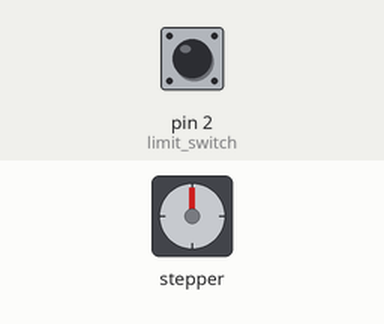
This sketch was run on a simulated Arduino Uno, built with avr-gcc and run on an emulated ATmega328P. On the bench: stepper motor. The inputs (shaded band) are chosen by the test bench; at power-on: pin 2 (limit_switch) HIGH. Stepper angles assume 200 steps per turn; what the sketch prints to the serial monitor is not drawn.

Above: at 1.2 s.
1.3 s: pin 2 (limit_switch) pulled LOW for 0.15 s
At 2.9 s:
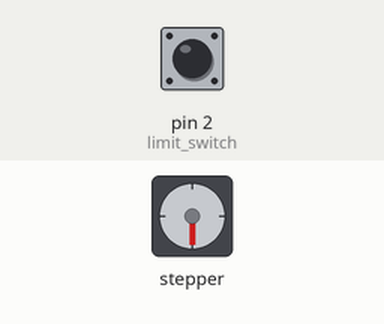
3.2 s: pin 2 (limit_switch) pulled LOW for 1 s
At 3.65 s:
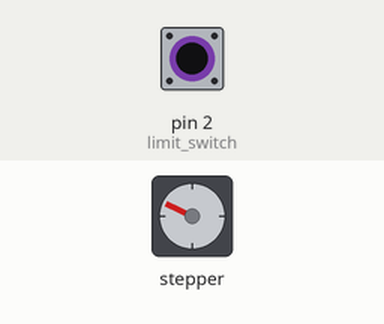
5.7 s: pin 2 (limit_switch) pulled LOW for 3.2 s
At 6.45 s:
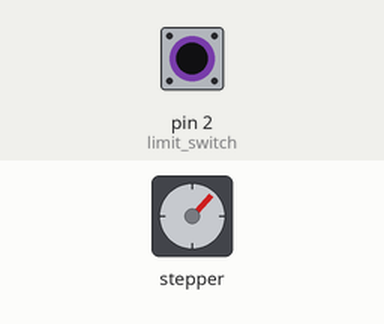
10.4 s: pin 2 (limit_switch) pulsed LOW 5 times (0.12 s each, 0.3 s apart)
At 11.66 s:
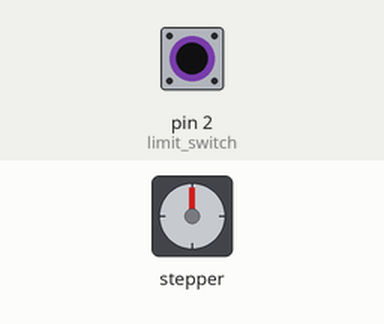
13.5 s: pin 2 (limit_switch) driven LOW
At 14.55 s:
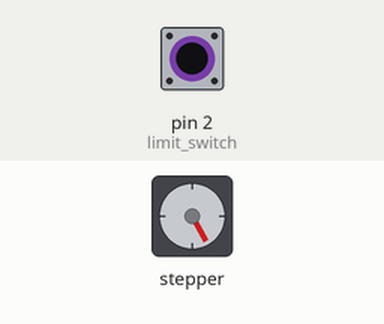
16.5 s: pin 2 (limit_switch) driven HIGH
At 16.8 s:
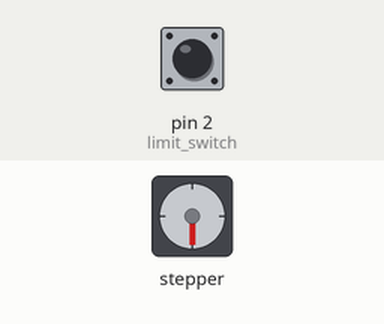
Timing chart, 0 to 19.0 s (numbered marks = the images above; inputs shaded):
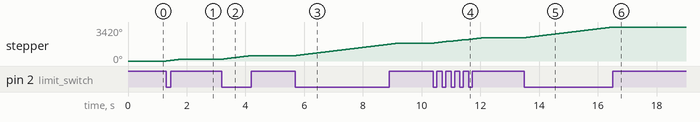

Measured:
- after the input at 1.3 s, stepper: turns 180° clockwise in 0.48 s, starting at once
- after the input at 3.2 s, stepper: turns 360° clockwise in 0.99 s, starting at once
- after the input at 5.7 s, stepper: turns 1260° clockwise in 3.5 s, starting at once
- after the input at 10.4 s, stepper: turns 540° clockwise in 1.7 s, starting at once
- after the input at 13.5 s, stepper: keeps turning clockwise at about 359°/s, starting at once
- after the input at 16.5 s, stepper: goes on until 16.5 s, then stays 3420°

The sketch:

stepper_oneRevolution.ino
```cpp
/*
 Stepper Motor Control - one revolution

 This program drives a unipolar or bipolar stepper motor.
 The motor is attached to digital pins 8 - 11 of the Arduino.

 The motor should revolve one revolution in one direction, then
 one revolution in the other direction.


 Created 11 Mar. 2007
 Modified 30 Nov. 2009
 by Tom Igoe

 */

#include <Stepper.h>

const int stepsPerRevolution = 200;  // change this to fit the number of steps per revolution
// for your motor

// initialize the stepper library on pins 8 through 11:
Stepper myStepper(stepsPerRevolution, 8, 9, 10, 11);

bool stop = false;
float angle = 0;
int desired_angle = 0;
int limit_switch = 2;

void setup() {
  // set the speed at 60 rpm:
  //myStepper.setSpeed(150);
  myStepper.setSpeed(60);
  // initialize the serial port:
  //(digitalPinToInterrupt(interruptPin), reset_angle, RISING);

  Serial.begin(115200);
  pinMode(limit_switch, INPUT);
  //reset();
}

void loop() {

  int switch1 = digitalRead(limit_switch); //define the limit switch as switch 1
  Serial.println(switch1);
  if (switch1 == LOW)
  {

    myStepper.step(100);
  }
}

void reset()
{
  Serial.print("here");
  myStepper.step(-200);
}
```
